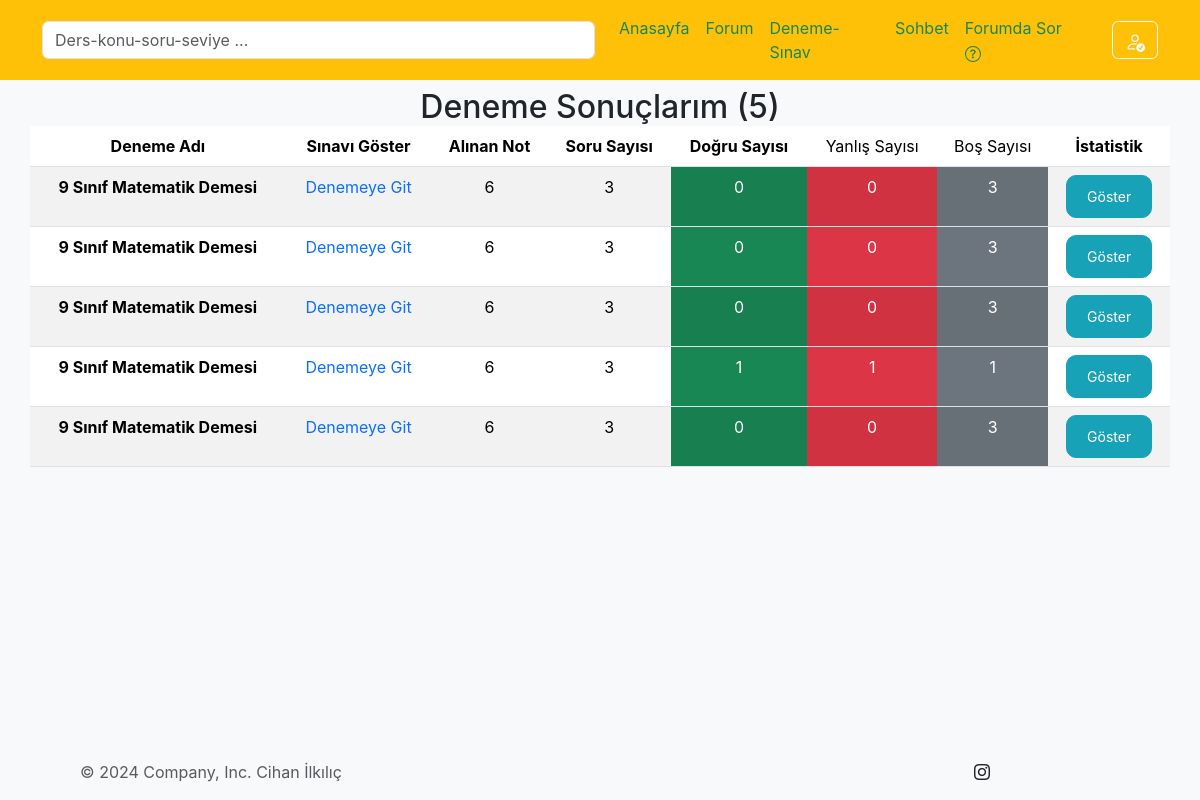
Screenshot of /testing_and_exam/testing_result_show/ (signed in) with the database file from the repository.
### testing_and_exam/models.py (models this page shows, shortened)
class Testing_Table(models.Model):
    author=models.ForeignKey(User,on_delete = models.CASCADE,verbose_name="DENEMEMEYE KATILAN")# bunu django hazır kullanıcı tablosundan alıyoruz
    Testing_Name = models.CharField(max_length=100, verbose_name="DENEME ADI", blank=True, null=True)
    Total_Number_Of_Questions=models.CharField(max_length=3,verbose_name="TOPLAM SORU SAYISI", blank=True, null=True)
    Number_Of_True=models.CharField(max_length=3,verbose_name="TOPLAM DOĞRU SAYISI", blank=True, null=True)
    Number_Of_False=models.CharField(max_length=3,verbose_name="TOPLAM YANLIŞ SAYISI", blank=True, null=True)
    Number_Of_Empty=models.CharField(max_length=3,verbose_name="TOPLAM BOŞ SAYISI", blank=True, null=True)
    Testing_Score = models.CharField(max_length=3,verbose_name="DENEMEDEN ALDIĞI PUAN", blank=True, null=True)
    Testing_Rating = models.CharField(max_length=3,verbose_name="DENEME DERECESİ", blank=True, null=True)
    Completion_Time = models.CharField(max_length=50,verbose_name="DENEME BİTİRME SÜRESİ", blank=True, null=True)
    Testing_Date = models.DateTimeField(auto_now=False,verbose_name="DENEME BİTİRME TARİHİ")
    class Meta:
        verbose_name_plural = "(TEKİL) TEST SONUÇ TABLOSU"

### testing_and_exam/views.py (the view)
# urls.py: path('testing_result_show/', views.testing_result_show, name='testing_result_show'),
def testing_result_show(request):
    if request.user.is_authenticated:
        user=request.user
        exam_finif = Testing_Table.objects.filter(author=user).order_by('-id')
        cnt=exam_finif.count()
        context ={
            'exam_finif':exam_finif,
            'cnt':cnt
        }
        return render(request,"testing_and_exam/testing_result_show.html",context)
    else:
        return redirect('quizorder:index')

### templates/testing_and_exam/testing_result_show.html (shortened to what this page needs)
{% include 'base/layout.html' %}
{% block body %}
<h2 class="card-title text-center">Deneme Sonuçlarım ({{cnt}})</h2>
<table class="table table-striped table-hover container">
    <thead>
        <tr class="text-center">
            <th scope="col" >Deneme Adı</th>
            <th scope="col">Sınavı Göster</th>
            <th scope="col">Alınan Not</th>
            <th scope="col">Soru Sayısı</th>
            <th scope="col">Doğru Sayısı</th>
            <td scope="col">Yanlış Sayısı</td>
            <td scope="col">Boş Sayısı</td>
            <th scope="col">İstatistik</th>
        </tr>
    </thead>
    <tbody>
        {% if exam_finif %}
        {% for exam_finifs in  exam_finif%}
        <tr class="text-center">
            <th scope="row" class="text-center">{{exam_finifs.Testing_Name}}</th>
            <td><p><a class="link-offset-2 link-underline link-underline-opacity-0" href="{% url "testing_and_exam:testing_show_result_details" exam_finifs.Testing_Name %}">Denemeye Git</a></p></td>
            <td class="text-center">{{exam_finifs.Testing_Score}}</td>
            <td>{{exam_finifs.Total_Number_Of_Questions}}</td>
            <td class="text-bg-success text-center">{{exam_finifs.Number_Of_True}}</td>
            <td class="text-bg-danger text-center">{{exam_finifs.Number_Of_False}}</td>
            <td class="text-bg-secondary text-center">{{exam_finifs.Number_Of_Empty}}</td>
            <td><a tabindex="0" class="btn btn-sm btn-danger popover-dismiss" role="button" data-bs-toggle="popover" data-bs-trigger="focus" data-bs-html="true"  title="{{exam_finifs.Exam_Name}}" data-bs-content='<strong>Toplam Katılım:100</strong><br><em>Sıralaman:12</em><br><p>Başarı Durumu:İyi</p>'>Göster</a></td>
        </tr>
        {% endfor %}
        {% else %}
        <tr>
            <td colspan="8" class="text-bg-danger text-center"><p>Herhangi bir denemeniz yok.</p></td>
          </tr>
        {% endif %}
    </tbody>
</table>
  {% endblock body %}
{% include 'base/footer.html' %}

### templates/base/navbar.html (style rules this page uses)
body { font-family: -apple-system, BlinkMacSystemFont, 'Segoe UI', Roboto, Oxygen, Ubuntu, Cantarell, 'Open Sans', 'Helvetica Neue', sans-serif; background-color: #f8f9fa; padding-top: 20px; }

### templates/testing_and_exam/testing_result_show.html (style rules this page uses)
.popover-dismiss { background-color: #17a2b8; color: #fff; border-color: #17a2b8; border-radius: 10px; padding: 10px 20px; }

### rows the page displays
Testing_Table: Testing_Name "9 Sınıf Matematik Demesi", Testing_Score "6", Total_Number_Of_Questions "3", Number_Of_True "0", Number_Of_False "0", Number_Of_Empty "3"
Testing_Table: Testing_Name "9 Sınıf Matematik Demesi", Testing_Score "6", Total_Number_Of_Questions "3", Number_Of_True "0", Number_Of_False "0", Number_Of_Empty "3"
Testing_Table: Testing_Name "9 Sınıf Matematik Demesi", Testing_Score "6", Total_Number_Of_Questions "3", Number_Of_True "0", Number_Of_False "0", Number_Of_Empty "3"
Testing_Table: Testing_Name "9 Sınıf Matematik Demesi", Testing_Score "6", Total_Number_Of_Questions "3", Number_Of_True "1", Number_Of_False "1", Number_Of_Empty "1"
Testing_Table: Testing_Name "9 Sınıf Matematik Demesi", Testing_Score "6", Total_Number_Of_Questions "3", Number_Of_True "0", Number_Of_False "0", Number_Of_Empty "3"

### other values shown
{{ cnt }} "5"
